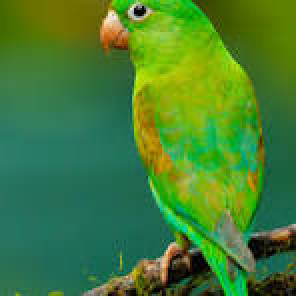
#> input picture parrot.png, 148 x 148 px (shown 2 times larger)
$ python -i sketch.py   (imports and definitions only)
#> lines starting #> are read from the running program, lines starting #| are printed output that depends on the picture
#> further down, picture is the input picture: shape (148, 148, 3); mean B, G, R 51.3, 127, 68.5
import cv2
import numpy as np
import tkinter as tk
from tkinter import filedialog
from tkinter import messagebox
from PIL import Image, ImageTk

# Dictionary to store PIL images
images = {"original": None, "sketch": None}

def open_file():
    filepath = filedialog.askopenfilename()
    if not filepath:
        return
    img = cv2.imread(filepath)
    display_image(img, original=True)
    sketch_img = convert_to_sketch(img)
    display_image(sketch_img, original=False)

def convert_to_sketch(img):
    gray_img = cv2.cvtColor(img, cv2.COLOR_BGR2GRAY)
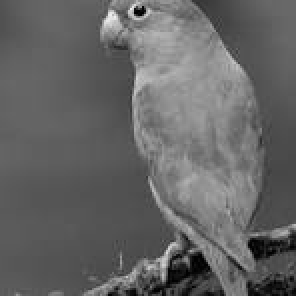
#> gray_img: shape (148, 148) (shown 2 times larger); min 0, max 240, mean 100.9
    inverted_img = cv2.bitwise_not(gray_img)
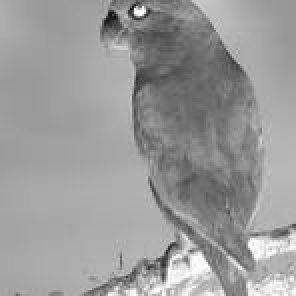
#> inverted_img: shape (148, 148) (shown 2 times larger); min 15, max 255, mean 154.1
    blurred_img = cv2.GaussianBlur(inverted_img, (21,21), sigmaX = 0, sigmaY = 0)
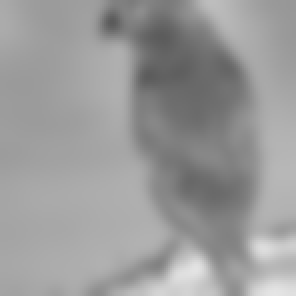
#> blurred_img: shape (148, 148) (shown 2 times larger); min 91, max 229, mean 154.1
    inverted_blur_img = cv2.bitwise_not(blurred_img)
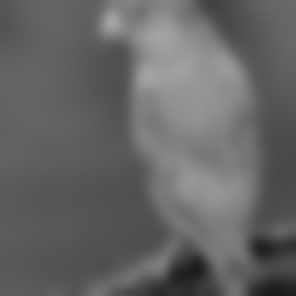
#> inverted_blur_img: shape (148, 148) (shown 2 times larger); min 26, max 164, mean 100.9
    sketch_img = cv2.divide(gray_img, inverted_blur_img, scale = 256.0)
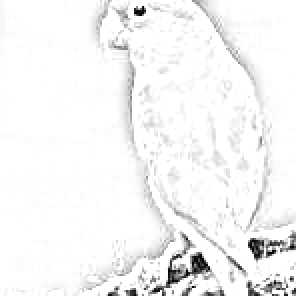
#> sketch_img: shape (148, 148) (shown 2 times larger); min 0, max 255, mean 244.6
    return sketch_img

def display_image(img, original):
    img_rgb = cv2.cvtColor(img, cv2.COLOR_BGR2RGB) if original else img
    img_pil = Image.fromarray(img_rgb)
    img_tk = ImageTk.PhotoImage(image = img_pil)

    # Store PIL image in dictionary
    if original:
        images["original"] = img_pil
    else:
        images["sketch"] = img_pil

    label = original_image_label if original else sketch_image_label
    label.config(image=img_tk)
    label.img = img_tk

def save_sketch():
    if images["sketch"] is None:
        messagebox.showerror("Error", "No sketch to save")
        return

    sketch_filepath = filedialog.asksaveasfilename(defaultextension = ".png", filetypes = [("PNG files", "*.png")])

    if not sketch_filepath:
        return

    # Save the PIL image (sketch) to the file
    images["sketch"].save(sketch_filepath, "PNG")
    messagebox.showinfo("Saved", "Saved sketch to {}".format(sketch_filepath))

# [2 lines not run here, left out]

# [1 line that did not run here, left out]
# [1 line not run here, left out]

# [1 line that did not run here, left out]
# [1 line not run here, left out]
# [1 line that did not run here, left out]
# [1 line not run here, left out]

# [1 line that did not run here, left out]
# [1 line not run here, left out]

# [1 line that did not run here, left out]
# [1 line not run here, left out]

# [1 line that did not run here, left out]
# [3 lines not run here, left out]

>>> import cv2
>>> picture = cv2.imread('parrot.png')
>>> result = convert_to_sketch(picture)
